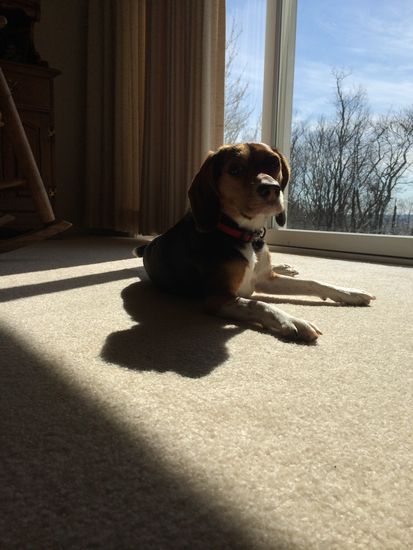
#> input picture histograms/04-gamma-correction/example_01.png, 413 x 550 px
$ python detect_low_contrast_image.py --input ../04-gamma-correction
#> lines starting #> are read from the running program, lines starting #| are printed output that depends on the picture; after the words box and inside, x2 and y2 are one past the last pixel; in counts of white or black regions, pixels touching at a corner belong together
# USAGE
# python detect_low_contrast_image.py --input examples

# import the necessary packages
from skimage.exposure import is_low_contrast
from imutils.paths import list_images
import argparse
import imutils
import cv2

# construct the argument parser and parse the arguments
parser = argparse.ArgumentParser()
parser.add_argument("-i", "--input", required=True,
	help="path to input directory of images")
parser.add_argument("-t", "--thresh", type=float, default=0.35,
	help="threshold for low contrast")
args = parser.parse_args()

# grab the paths to the input images
imagePaths = sorted(list(list_images(args.input)))

# loop over the image paths
for (i, imagePath) in enumerate(imagePaths):
	# load the input image from disk, resize it, and convert it to
	# grayscale
	print("[INFO] processing image {}/{}".format(i + 1,
		len(imagePaths)))
	image = cv2.imread(imagePath)
#> image is the input picture: shape (550, 413, 3); mean B, G, R 96.3, 106.9, 112.5
	image = imutils.resize(image, width=450)
#> image: shape (599, 450, 3)
	gray = cv2.cvtColor(image, cv2.COLOR_BGR2GRAY)
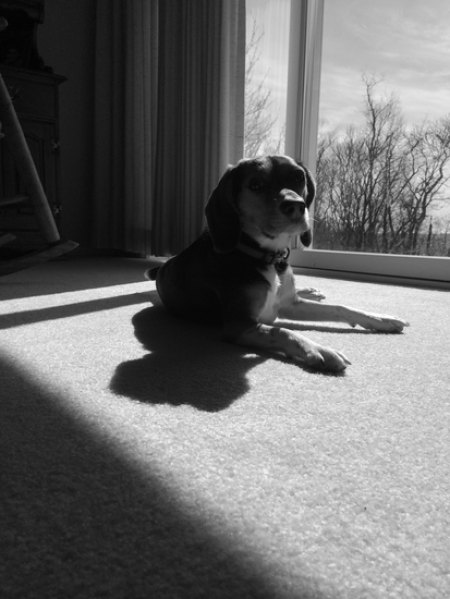
#> gray: shape (599, 450); min 2, max 255, mean 107.2

	# blur the image slightly and perform edge detection
	blurred = cv2.GaussianBlur(gray, (5, 5), 0)
	edged = cv2.Canny(blurred, 30, 150)
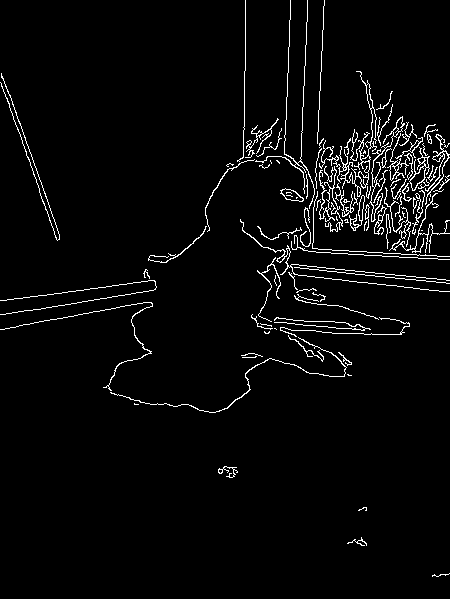
#> edged: shape (599, 450); 3.4% white in thin lines or dots

	# initialize the text and color to indicate that the input image
	# is *not* low contrast
	text = "Low contrast: No"
	color = (0, 255, 0)

	# check to see if the image is low contrast
	if is_low_contrast(gray, fraction_threshold=args.thresh):
		# update the text and color
		text = "Low contrast: Yes"
		color = (0, 0, 255)

	# otherwise, the image is *not* low contrast, so we can continue
	# processing it
	else:
		# find contours in the edge map and find the largest one,
		# which we'll assume is the outline of our color correction
		# card
		cnts = cv2.findContours(edged.copy(), cv2.RETR_EXTERNAL,
			cv2.CHAIN_APPROX_SIMPLE)
#> cnts = 95 contours, 66 with area under 20; largest, box (x1, y1, x2, y2) and area: (319, 71, 377, 197) 345, (409, 147, 430, 191) 265, (280, 188, 304, 202) 169, (349, 195, 365, 231) 148, (369, 116, 405, 222) 144
		cnts = imutils.grab_contours(cnts)
		c = max(cnts, key=cv2.contourArea)
#> c = contour of 660 points, box (x1, y1, x2, y2) (319, 71, 377, 197), area 345

		# draw the largest contour on the image
		cv2.drawContours(image, [c], -1, (0, 255, 0), 2)

	# draw the text on the output image
	cv2.putText(image, text, (5, 25), cv2.FONT_HERSHEY_SIMPLEX, 0.8,
		color, 2)
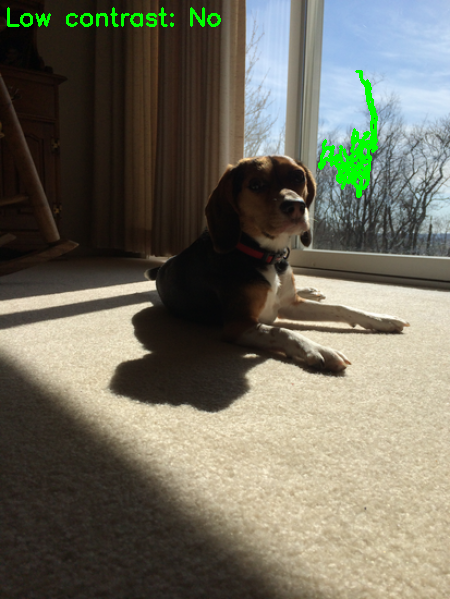
#> image: shape (599, 450, 3); mean B, G, R 94.8, 108.8, 111.1

	# show the output image and edge map
	cv2.imshow("Image", image)
	cv2.imshow("Edge", edged)
	cv2.waitKey(0)
#> pass 2 of the loop `for (i, imagePath) in enumerate(imagePaths):`:
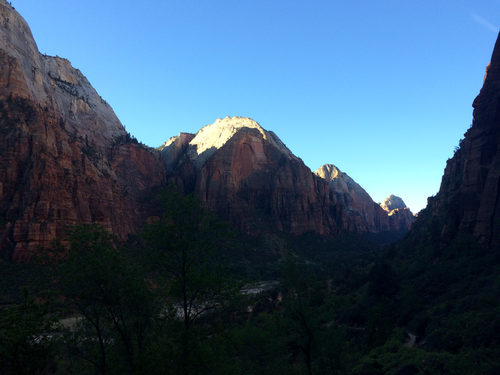
#> input picture histograms/04-gamma-correction/example_02.png, 500 x 375 px
#> image is the input picture: shape (375, 500, 3); mean B, G, R 109.2, 85.3, 57.4
#> gray: shape (337, 450)
#> blurred: shape (337, 450)
#> `edged = cv2.Canny(blurred, 30, 150)`:
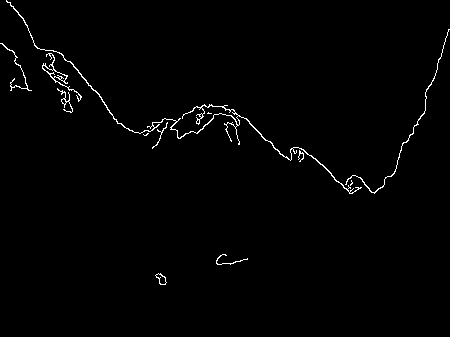
#> edged: shape (337, 450); 1.2% white in thin lines or dots, all inside (x1, y1, x2, y2) = (0, 0, 450, 285)
#> cnts = 12 contours, 6 with area under 20; largest, box (x1, y1, x2, y2) and area: (6, 0, 362, 194) 272, (42, 53, 82, 102) 176, (155, 273, 167, 285) 68, (345, 29, 450, 194) 57, (57, 88, 73, 113) 32, (0, 43, 32, 91) 29
#> c = contour of 723 points, box (x1, y1, x2, y2) (6, 0, 362, 194), area 272
#> `cv2.putText(image, text, (5, 25), cv2.FONT_HERSHEY_SIMPLEX, 0.8, color..`:
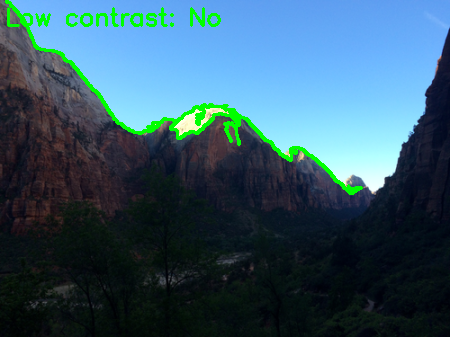
#> image: shape (337, 450, 3); mean B, G, R 104.2, 87.8, 54
